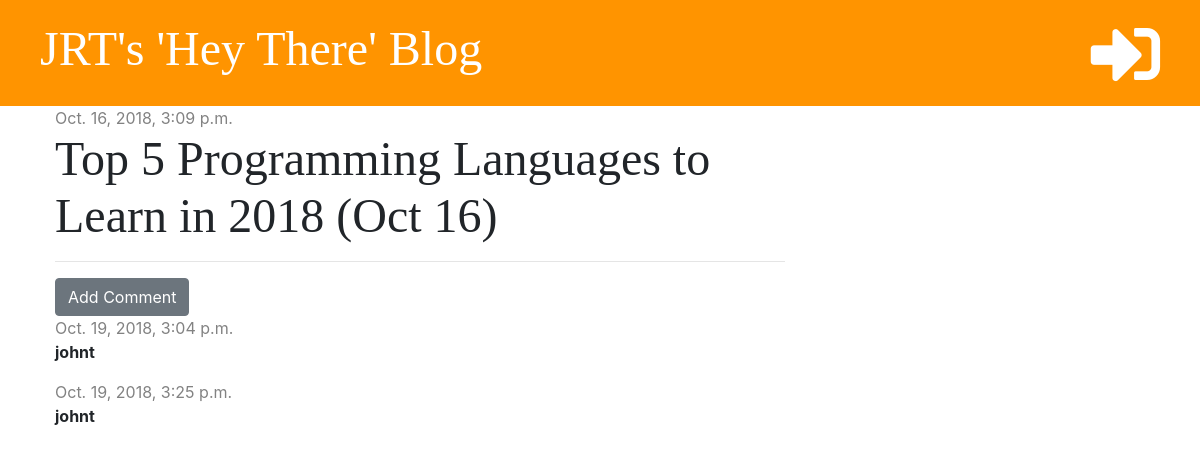
The app's page /post/2/ with its own data.
### blog/models.py (models this page shows, shortened)
class Post(models.Model):
    author = models.ForeignKey('auth.User', on_delete=models.CASCADE)
    title = models.CharField(max_length=200)
    text = models.TextField()
    created_date = models.DateTimeField(default=timezone.now)
    published_date = models.DateTimeField(blank=True, null=True)

class Comment(models.Model):
    post = models.ForeignKey('blog.Post', on_delete=models.CASCADE, related_name='comments')
    author = models.CharField(max_length=200)
    text = models.TextField()
    created_date = models.DateTimeField(default=timezone.now)
    approved = models.BooleanField(default=False)

### blog/views.py (the view)
# urls.py: path('post/<int:pk>/', views.post_detail, name='post_detail'),
def post_detail(request, pk):
    post = get_object_or_404(Post, pk=pk)
    stuff_for_front_end = {'post': post}
    return render(request, 'blog/post_detail.html', stuff_for_front_end)

### blog/templatetags/markdownify.py (called while the page is built)
@register.filter
def markdown(value):
    renderer = HighlightRenderer()
    markdown = mistune.Markdown(renderer=renderer)
    return markdown(value)

### blog/templates/blog/post_detail.html (shortened to what this page needs)
{% extends 'blog/base.html' %}
{% load markdownify %}
{% block content %}
    <div class="post">
        {% if post.published_date %}
            <div class="date">
                {{ post.published_date }}
            </div>
            {% else %}
        <a href="{% url 'post_publish' pk=post.pk %}" class="btn btn-primary">Publish</a>
        {% endif %}
        <h1>{{ post.title }}</h1>
        <hr>
        <a href="{% url 'add_comment_to_post' pk=post.pk %}" class="btn btn-secondary">Add Comment</a>
        {% for comment in post.comments.all %}
            {% if user.is_authenticated or comment.approved %}
                <div class="comment">
                    <div class="date">
                        {{ comment.created_date }}
                    </div>
                    <strong>{{ comment.author }}</strong>
                    </div>
            {% endif %}
        {% empty %}
            <p>No comments yet...</p>
        {% endfor %}
    </div>
{% endblock %}

### blog/static/css/blog.css (style rules this page uses)
h1, h2, h3, h4 { font-family: 'Tangerine', 'Inconsolata', 'Droid Sans', serif; font-size: 48px; }
.date { color: #828282; }
.post { margin-bottom: 70px; }
.comment { margin: 20px 0x 20px 20px; }

### records on screen
Post: published_date "Oct. 16, 2018, 3:09 p.m.", title "Top 5 Programming Languages to Learn in 2018 (Oct 16)"
Comment: created_date "Oct. 19, 2018, 3:04 p.m.", author "johnt"
Comment: created_date "Oct. 19, 2018, 3:25 p.m.", author "johnt"
